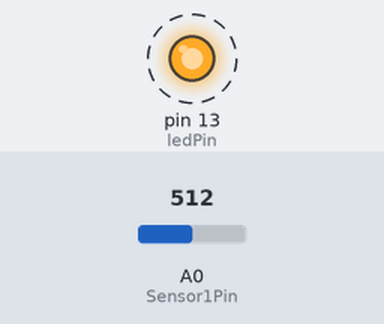
Simulated run of this sketch. Board: Arduino Uno, built with avr-gcc and run on an emulated ATmega328P. Parts: output pins drawn as LEDs (lit = HIGH). Dashed ring = blinking. The test bench sets the inputs (shaded band); at power-on: A0 (Sensor1Pin) = 512. No radio packets arrive unless stated.

Above: at 0.03 s.
Timing chart, 0 to 3.0 s (numbered marks = the images above):
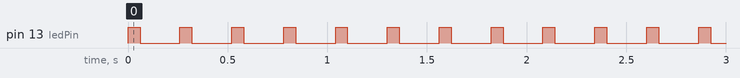

Measured:
- by itself, pin 13 (ledPin): alternates HIGH for 0.06 s and LOW for 0.20 s

The sketch:

Transmitor.ino
```cpp
#include <VirtualWire.h>

// LED's
const int ledPin = 13;

// Sensors
const int Sensor1Pin = A0;


int Sensor1Data;
int Sensor2Data;
char Sensor1CharMsg[4];

void setup() {

 // PinModes
 // LED
 pinMode(ledPin,OUTPUT);
 // Sensor(s)
 pinMode(Sensor1Pin,INPUT);

  vw_set_ptt_inverted(true);
  vw_set_tx_pin(12);

 // VirtualWire setup
 vw_setup(2000);     // Bits per sec

}

void loop() {

  // Read and store Sensor 1 data
  Sensor1Data = analogRead(Sensor1Pin);
  Sensor2Data = map(Sensor1Data, 1023,0,0,100);

  // Convert integer data to Char array directly
  itoa(Sensor2Data,Sensor1CharMsg,10);

 digitalWrite(13, true); // Turn on a light to show transmitting
 vw_send((uint8_t *)Sensor1CharMsg, strlen(Sensor1CharMsg));
 vw_wait_tx(); // Wait until the whole message is gone
 digitalWrite(13, false); // Turn off a light after transmission
 delay(200);

} // END void loop...
```
